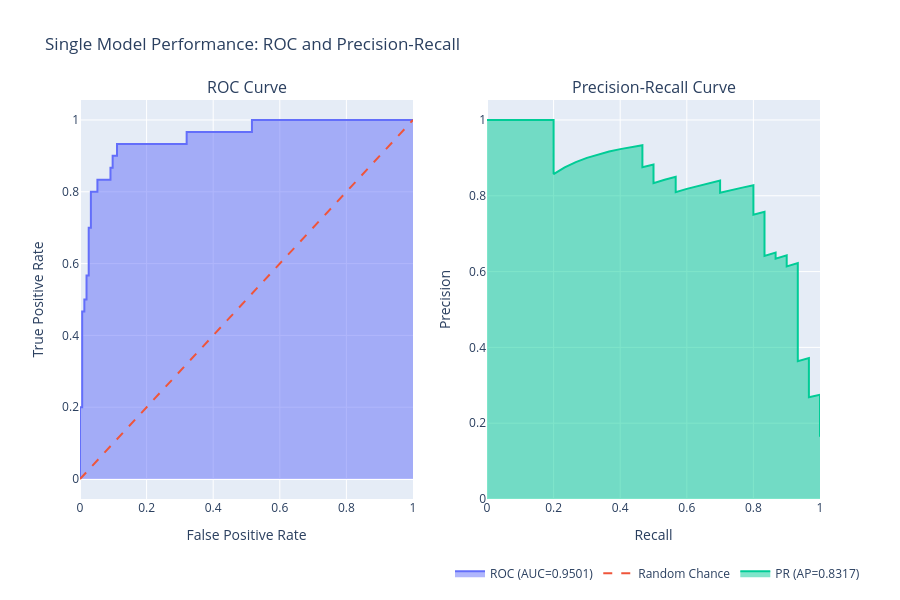

Notebook cell for this chart:
### Markdown cell above
Below, we create visualizations of out models performace and evaluate it by --- different metrics

### Code cell
# Model performance plots using Plotly

# Note: Use y_test and y_proba from your selected fold
precision, recall, _ = precision_recall_curve(y_test, y_proba)
avg_p = average_precision_score(y_test, y_proba)

# ROC and PR curves
fpr, tpr, _ = roc_curve(y_test, y_proba)
roc_auc = auc(fpr, tpr)

fig = make_subplots(rows=1, cols=2, subplot_titles=('ROC Curve', 'Precision-Recall Curve'))
fig.add_trace(go.Scatter(x=fpr, y=tpr, mode='lines', fill='tozeroy', name=f'ROC (AUC={roc_auc:.4f})'), row=1, col=1)
fig.add_trace(go.Scatter(x=[0, 1], y=[0, 1], mode='lines', name='Random Chance', line=dict(dash='dash')), row=1, col=1)
fig.add_trace(go.Scatter(x=recall, y=precision, mode='lines', fill='tozeroy', name=f'PR (AP={avg_p:.4f})'), row=1, col=2)

fig.update_layout(
    title='Single Model Performance: ROC and Precision-Recall',
    height=600,
    legend=dict(x=0.5, y=-0.15, orientation='h')
)
fig.update_xaxes(title_text='False Positive Rate', row=1, col=1)
fig.update_yaxes(title_text='True Positive Rate', row=1, col=1)
fig.update_xaxes(title_text='Recall', row=1, col=2)
fig.update_yaxes(title_text='Precision', row=1, col=2)

fig.show()

### Figure 1 — Plotly figure (JSON) as saved in the notebook; plotly's stock layout.template omitted (floating-point values rounded to 4 significant figures; data arrays with more than 128 entries replaced by an {"elided": "..."} marker saying what was removed)
{"data": [{"fill": "tozeroy", "mode": "lines", "name": "ROC (AUC=0.9501)", "type": "scatter", "x": [0.0, 0.0, 0.0, 0.006536, 0.006536, 0.01307, 0.01307, 0.01961, 0.01961, 0.02614, 0.02614, 0.03268, 0.03268, 0.05229, 0.05229, 0.0915, 0.0915, 0.09804, 0.09804, 0.1111, 0.1111, 0.3203, 0.3203, 0.5163, 0.5163, 1.0], "xaxis": "x", "y": [0.0, 0.03333, 0.2, 0.2, 0.4667, 0.4667, 0.5, 0.5, 0.5667, 0.5667, 0.7, 0.7, 0.8, 0.8, 0.8333, 0.8333, 0.8667, 0.8667, 0.9, 0.9, 0.9333, 0.9333, 0.9667, 0.9667, 1.0, 1.0], "yaxis": "y"}, {"line": {"dash": "dash"}, "mode": "lines", "name": "Random Chance", "type": "scatter", "x": [0, 1], "xaxis": "x", "y": [0, 1], "yaxis": "y"}, {"fill": "tozeroy", "mode": "lines", "name": "PR (AP=0.8317)", "type": "scatter", "x": {"elided": "184 float values"}, "xaxis": "x2", "y": {"elided": "184 float values"}, "yaxis": "y2"}], "layout": {"annotations": [{"font": {"size": 16}, "showarrow": false, "text": "ROC Curve", "x": 0.225, "xanchor": "center", "xref": "paper", "y": 1, "yanchor": "bottom", "yref": "paper"}, {"font": {"size": 16}, "showarrow": false, "text": "Precision-Recall Curve", "x": 0.775, "xanchor": "center", "xref": "paper", "y": 1, "yanchor": "bottom", "yref": "paper"}], "height": 600, "legend": {"orientation": "h", "x": 0.5, "y": -0.15}, "title": {"text": "Single Model Performance: ROC and Precision-Recall"}, "xaxis": {"anchor": "y", "domain": [0, 0.45], "title": {"text": "False Positive Rate"}}, "xaxis2": {"anchor": "y2", "domain": [0.55, 1], "title": {"text": "Recall"}}, "yaxis": {"anchor": "x", "domain": [0, 1], "title": {"text": "True Positive Rate"}}, "yaxis2": {"anchor": "x2", "domain": [0, 1], "title": {"text": "Precision"}}}}
